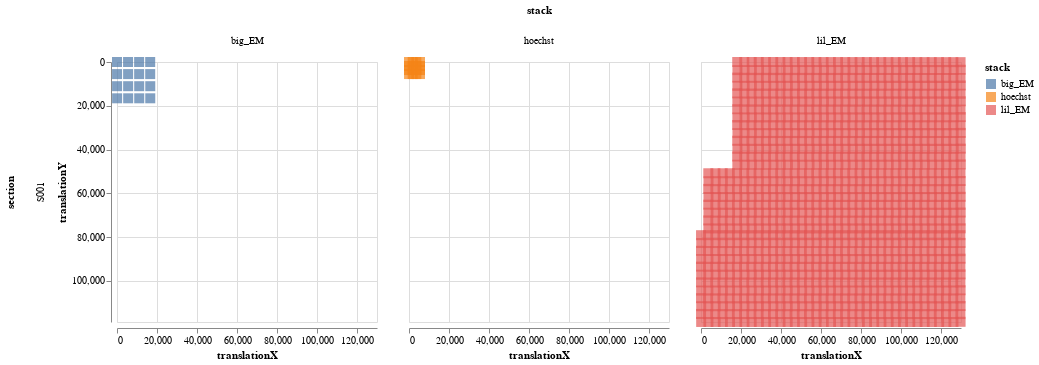

Notebook source saved alongside this figure:
### Code cell
# Set axis limits
domainY = [transform_data['translationY'].max(),
           transform_data['translationY'].min()]

alt.Chart(transform_data).mark_point(filled=True).encode(
    x=alt.X('translationX:Q'),
    y=alt.Y('translationY:Q', scale=alt.Scale(domain=domainY)),
    color='stack:N',
    shape=alt.ShapeValue('square'),
    size=alt.SizeValue(100),
    column='stack:N',
    row='section:N',
    tooltip=transform_data.columns.tolist()
).properties(
    width=260,
    height=260
)

### Figure 1 — Vega-Lite specification as saved in the notebook (floating-point values rounded to 4 significant figures; data arrays with more than 128 entries replaced by an {"elided": "..."} marker saying what was removed)
{"$schema": "https://vega.github.io/schema/vega-lite/v3.4.0.json", "config": {"mark": {"tooltip": null}, "view": {"height": 300, "width": 400}}, "data": {"name": "data-a025313c0658cdb643ae2488798f3fd0"}, "datasets": {"data-a025313c0658cdb643ae2488798f3fd0": {"elided": "1212 records"}}, "encoding": {"color": {"field": "stack", "type": "nominal"}, "column": {"field": "stack", "type": "nominal"}, "row": {"field": "section", "type": "nominal"}, "shape": {"value": "square"}, "size": {"value": 100}, "tooltip": [{"field": "stack", "type": "nominal"}, {"field": "z", "type": "quantitative"}, {"field": "section", "type": "nominal"}, {"field": "tileId", "type": "nominal"}, {"field": "acqTime", "type": "temporal"}, {"field": "stageX", "type": "quantitative"}, {"field": "stageY", "type": "quantitative"}, {"field": "imageCol", "type": "quantitative"}, {"field": "imageRow", "type": "quantitative"}, {"field": "translationX", "type": "quantitative"}, {"field": "translationY", "type": "quantitative"}], "x": {"field": "translationX", "type": "quantitative"}, "y": {"field": "translationY", "scale": {"domain": [118700.0, 0]}, "type": "quantitative"}}, "height": 260, "mark": {"filled": true, "type": "point"}, "width": 260}
